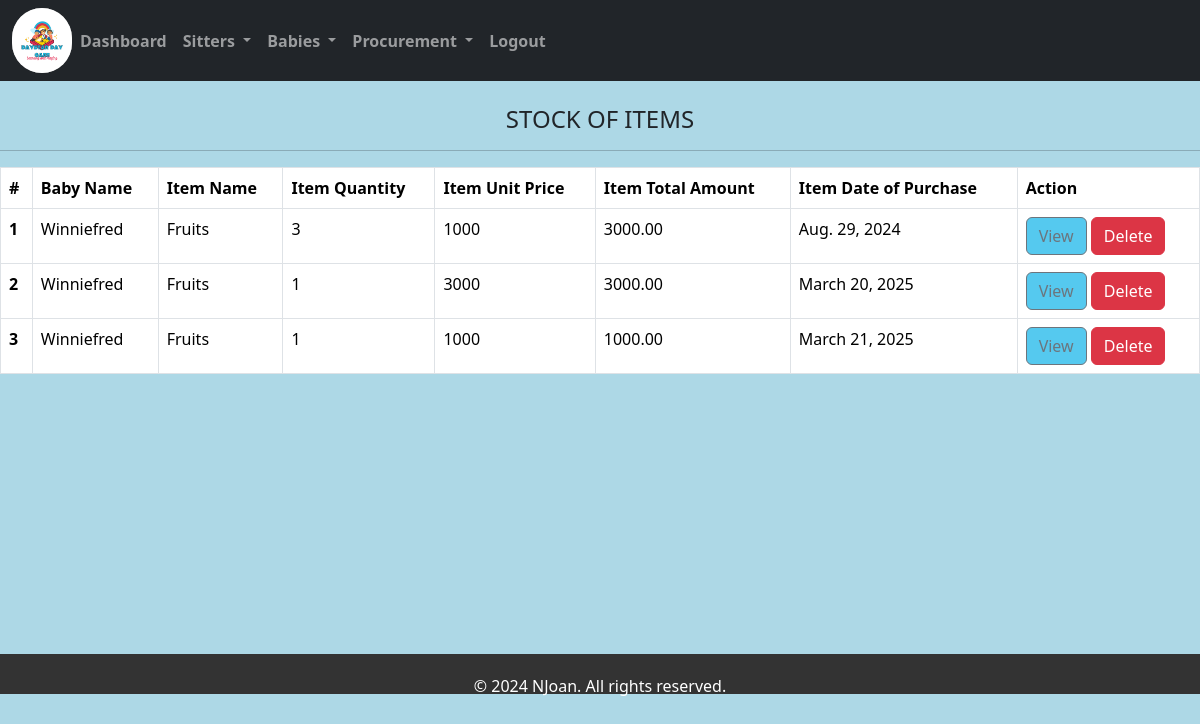
Page /shopstock/ on the committed database.
### home/models.py (models this page shows, shortened)
class Shopform(models.Model):
    ITEM_CHOICES = (
        ('Fruits', 'Fruits'),
        ('Diapers', 'Diapers'),
        ('Milk', 'Milk'),
        ('Toys', 'Toys'),
    )
    baby_names = models.ForeignKey(Babesform, on_delete=models.CASCADE, null=True)
    item_name = models.CharField(max_length=100, choices=ITEM_CHOICES)
    quantity = models.IntegerField(default=0, null=True, blank=True)
    Date_of_purchase = models.DateField(default=timezone.now)
    unit_price = models.IntegerField(default=0)
    total_amount = models.DecimalField(max_digits=10, decimal_places=2, default=0.00)

class Babesform(models.Model):
    category_stay=models.CharField(max_length=200)
    baby_name = models.CharField(max_length=200)
    age = models.CharField(max_length=200, default=0)
    gender = models.CharField(max_length=100)
    location = models.CharField(max_length=50, null=True, default=None)
    sponsor = models.CharField(max_length=200)
    parentsname = models.CharField(max_length=200)
    babysno = models.CharField(max_length=200, default=0)
    timein = models.DateTimeField()
    brought_by = models.CharField(max_length=200)
    def __str__(self):
        return self.baby_name

### home/views.py (the view)
# urls.py: path('shopstock/',views.shopstock, name='shopstock'),
def shopstock(request):
    shopstock = Shopform.objects.all()
    return render(request, 'shopstock.html', {'shopstock': shopstock})

### home/templates/shopstock.html (shortened to what this page needs)
{% extends 'base.html' %}
{% load static %}
{% block content %}
<br>
<div class="table-container">
    <h4>STOCK OF ITEMS</h4>
    <hr>
</div>
<table class="table table-bordered">
    <thead class="thead-dark">
        <tr>
            <th scope="col">#</th>
            <th scope="col">Baby Name</th>
            <th scope="col">Item Name</th>
            <th scope="col">Item Quantity</th>
            <th scope="col">Item Unit Price</th>
            <th scope="col">Item Total Amount</th>
            <th scope="col">Item Date of Purchase</th>
            <th scope="col">Action</th>
        </tr>
    </thead>
    <tbody>
        {% for item in shopstock %}
        <tr>
            <th scope="row">{{ item.id }}</th>
            <td>{{ item.baby_names }}</td>
            <td>{{ item.item_name }}</td>
            <td>{{ item.quantity }}</td>
            <td>{{ item.unit_price }}</td>
            <td>{{ item.total_amount }}</td>
            <td>{{ item.Date_of_purchase }}</td>
            <td><a href="{% url 'shopstockview' id=item.id %}" class="btn btn-outline-secondary" style="background-color: rgb(85, 201, 239)">View</a>
                <form action="{% url 'itemdelete' id=item.id %}" method="post" style="display:inline;" onsubmit="return confirmDelete();">
                    <button type="submit" class="btn btn-danger">Delete</button>
                  </form>
           </td>
        </tr>
        {% endfor %}
    </tbody>
</table>
<br><br><br><br><br><br><br><br><br><br><br>
{% endblock %}

### home/templates/shopstock.html (style rules this page uses)
body { background-color: lightblue; }
h4 { text-align: center; }

### rows in the picture
Shopform: id "1", baby_names "Winniefred", item_name "Fruits", quantity "3", unit_price "1000", total_amount "3000.00", Date_of_purchase "Aug. 29, 2024"
Shopform: id "2", baby_names "Winniefred", item_name "Fruits", quantity "1", unit_price "3000", total_amount "3000.00", Date_of_purchase "March 20, 2025"
Shopform: id "3", baby_names "Winniefred", item_name "Fruits", quantity "1", unit_price "1000", total_amount "1000.00", Date_of_purchase "March 21, 2025"
